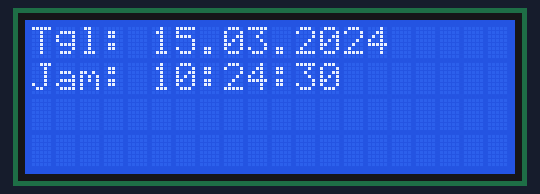
Bench run of a sketch on a simulated Arduino Uno, built with avr-gcc and run on an emulated ATmega328P. Shown: 20×4 character LCD. The local clock reads 2024-03-15 10:24:30 at power-on unless the sketch sets it; what the sketch prints to the serial monitor is not drawn.

Above: at 0.2 s.
At 4.4 s:
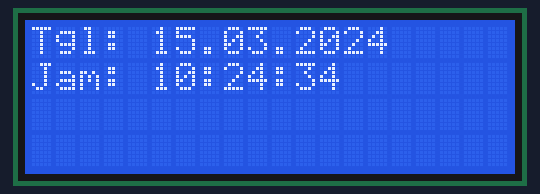
At 11.7 s:
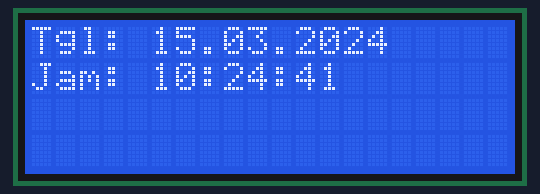
At 19.0 s:
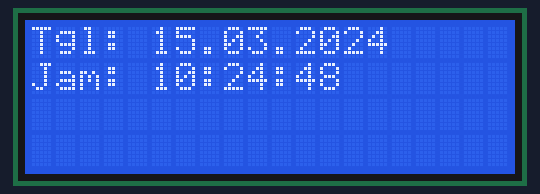
At 29.4 s:
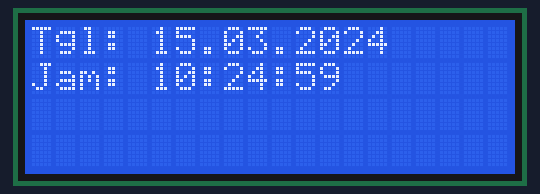
At 38.7 s:
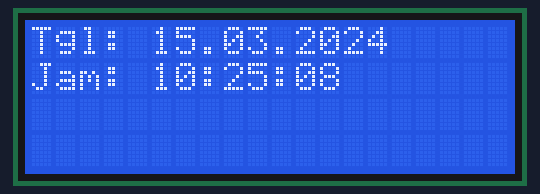

The sketch:

project_jam_digital.ino
```cpp
#include <DS3231.h> //mengincludekan library DS3231
#include <Wire.h>
#include <LiquidCrystal_I2C.h>

LiquidCrystal_I2C lcd(0x3F,20,4);  // set the LCD address to 0x27 for a 16 chars and 2 line display
DS3231  rtc(SDA, SCL); // inisialisasi penggunaan i2c

Time  t;

#define buz 11

int Hor;

int Min;

int Sec;

void setup()
{
  Serial.begin(115200); //set komunikasi baut serial monitor pada 115200
  rtc.begin();

  lcd.init();                      // initialize the lcd
  lcd.init();
  // Print a message to the LCD.
  lcd.backlight();
  //setting pertama download program
  //rtc.setDate(21, 02, 2019);   //mensetting tanggal 07 april 2018
  //rtc.setTime(06, 30, 00);     //menset jam 22:00:00
 // rtc.setDOW(2);     //menset hari "Sabtu"

//setelah didownload awal selesai, download kedua dengan memberi tanda komen "//"
}

void loop()
{
  t = rtc.getTime();

  Hor = t.hour;

  Min = t.min;

  Sec = t.sec;
  Serial.print(rtc.getDOWStr()); //prosedur pembacaan hari
  Serial.print(" ");

  Serial.print(rtc.getDateStr()); //prosedur pembacaan tanggal
  Serial.print(" -- ");

  Serial.println(rtc.getTimeStr()); //prosedur pembacaan waktu


  lcd.setCursor(0,0);
  lcd.print("Tgl: ");
  lcd.setCursor(5,0);
  lcd.print(rtc.getDateStr());

  lcd.setCursor(0,1);
  lcd.print("Jam: ");

  lcd.setCursor(5,1);
  lcd.print(rtc.getTimeStr());


  delay (1000); //waktu tunda 1 detik per cycle
}
```

Measured:
- what the display in image 1 shows lasts 1.1 s, from 4.3 s to 5.4 s
